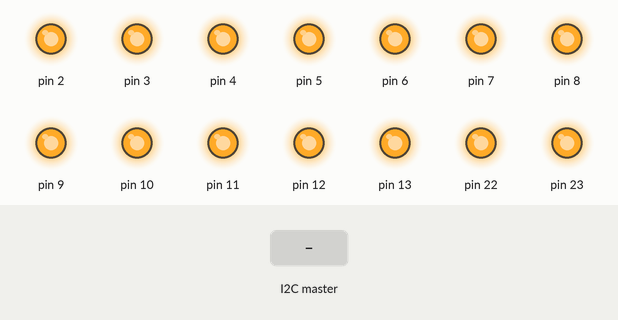
Recording of a sketch running on a simulated Arduino Mega 2560, built with avr-gcc and run on an emulated ATmega2560. Shown: output pins drawn as LEDs (lit = HIGH). The test bench sets the inputs (shaded band). What the sketch prints to the serial monitor is not drawn.

Above: at 1.2 s.
1.3 s: the I2C master sends the byte 200
Timing chart, 0 to 4.3 s (numbered marks = the images above; inputs shaded):
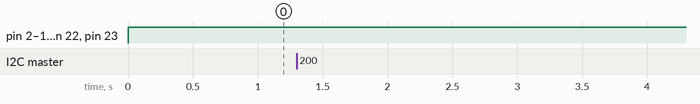

The sketch:

Drone.ino
```cpp
/* ________  ___  _______   _____ ______           ___  ________   ________                                 ________  ___       ________  ___       __
|\   __  \|\  \|\  ___ \ |\   _ \  _   \        |\  \|\   ___  \|\   ____\                               |\   ____\|\  \     |\   __  \|\  \     |\  \
\ \  \|\ /\ \  \ \   __/|\ \  \\\__\ \  \       \ \  \ \  \\ \  \ \  \___|             ____________      \ \  \___|\ \  \    \ \  \|\  \ \  \    \ \  \
 \ \   __  \ \  \ \  \_|/_\ \  \\|__| \  \       \ \  \ \  \\ \  \ \  \               |\____________\     \ \  \  __\ \  \    \ \  \\\  \ \  \  __\ \  \
  \ \  \|\  \ \  \ \  \_|\ \ \  \    \ \  \       \ \  \ \  \\ \  \ \  \____  ___     \|____________|      \ \  \|\  \ \  \____\ \  \\\  \ \  \|\__\_\  \
   \ \_______\ \__\ \_______\ \__\    \ \__\       \ \__\ \__\\ \__\ \_______\\__\                          \ \_______\ \_______\ \_______\ \____________\
    \|_______|\|__|\|_______|\|__|     \|__|        \|__|\|__| \|__|\|_______\|__|                           \|_______|\|_______|\|_______|\|____________|
*/

// External script for the communication between the Mega's
#include <Wire.h>

// Allocate memory for the LED's and Sensors
#define LED_SIZE 36
#define LDR_SIZE 36
#define SENSITIVITY 5

// LED Locations
int LEDLOCATION[LED_SIZE]{2, 3, 4, 5, 6, 7, 8, 9, 10, 11, 12, 13, 22, 23, 24, 25, 26, 27, 28, 29, 30, 31, 32, 33, 34, 35, 36, 37, 38, 39, 40, 41, 42, 43, 44, 45};

// LED Status OFF/ON
int LEDSTATUS[(LED_SIZE)];
int RECEIVEDSTATUS[(LED_SIZE)];


// Define the IN/OUTPUT's
void Allocate() {
  // Define LED and LDR input/output
  int LED_COUNT = 0;

  while (LED_COUNT < (LED_SIZE)){
    pinMode(LEDLOCATION[LED_COUNT], OUTPUT);
    LED_COUNT++;
  }
  Serial.println("INPUT/OUTPUT SET");

}

// Light on by default
void Light_On() {
  // Lights On (Default)
  int POWER_COUNT = 0;
    while (POWER_COUNT < (LED_SIZE)){
      digitalWrite(LEDLOCATION[POWER_COUNT], HIGH);
      LEDSTATUS[POWER_COUNT] = 1;
      POWER_COUNT++;
    }
    Serial.println("LIGHTS ON");
  }

// Light off by default
void Light_Off() {
  // Lights Off (Default)
  int POWER_COUNT = 0;
    while (POWER_COUNT <= LED_SIZE){
      digitalWrite(LEDLOCATION[POWER_COUNT], LOW);
      POWER_COUNT++;
    }
    Serial.println("LIGHTS OFF");
}

void Switch_Light(){
  for(int i = 0; i < 36; i++){
    if(LEDSTATUS[i] == 1){
      digitalWrite(LEDLOCATION[i], LOW);
    }
    else{
      digitalWrite(LEDLOCATION[i], HIGH);
    }
  }
}

int t[10];
int i = 0;

byte j, stat;
void receiveEvent(int bytes){
  //Serial.println('hallo');
  // TODO: add begin and end points.
    //RECEIVEDSTATUS[0] = Wire.read();
    //j = Wire.read();
//    i=0;
//    while (Wire.available()) {
//    t[i] = Wire.read(); // every character that arrives it put in order in the empty array "t"
//    i=i+1;
//  }
    j = Wire.read();
    stat = Wire.read();
 //   byte stat = Wire.read();
    LEDSTATUS[j] = stat;
 //   Serial.println(LEDSTATUS[pos]);
  }

void Receive_Array(){
  Serial.println(LEDSTATUS[1]);
}


// Setup
void setup() {
  Wire.begin(8);
  Wire.onReceive(receiveEvent);
  Serial.begin(9600);
  Allocate();
  //Light_On();
  Light_Off();
  Serial.println("INITIAL VALUES FETCHED");
}

// Main loop
void loop() {
  Receive_Array();
  Switch_Light();
}
/*
 int x = 0;
  while (x < 36){
    //Serial.print(LEDSTATUS[x]) ;
    //Serial.print("\t");
    x++;
  }
  x = 0;
  Serial.print("\n");


  Serial.print(LDRVALUES_NEW[4]);
  Serial.print("\n");
 */
```
